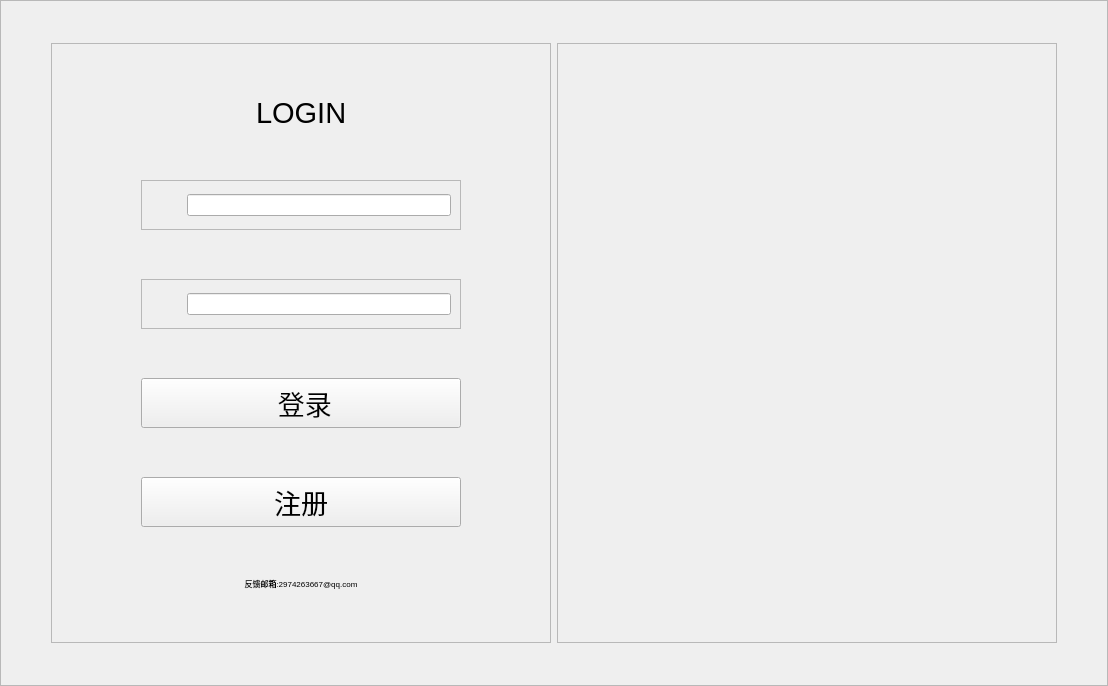
<?xml version="1.0" encoding="UTF-8"?>
<ui version="4.0">
 <class>Client</class>
 <widget class="QWidget" name="Client">
  <property name="geometry">
   <rect>
    <x>0</x>
    <y>0</y>
    <width>1108</width>
    <height>686</height>
   </rect>
  </property>
  <property name="windowTitle">
   <string>Client</string>
  </property>
  <layout class="QGridLayout" name="gridLayout_5">
   <property name="leftMargin">
    <number>0</number>
   </property>
   <property name="topMargin">
    <number>0</number>
   </property>
   <property name="rightMargin">
    <number>0</number>
   </property>
   <property name="bottomMargin">
    <number>0</number>
   </property>
   <item row="0" column="0">
    <widget class="QFrame" name="frame_background">
     <property name="frameShape">
      <enum>QFrame::StyledPanel</enum>
     </property>
     <property name="frameShadow">
      <enum>QFrame::Raised</enum>
     </property>
     <layout class="QGridLayout" name="gridLayout_4">
      <property name="leftMargin">
       <number>9</number>
      </property>
      <property name="topMargin">
       <number>9</number>
      </property>
      <property name="rightMargin">
       <number>9</number>
      </property>
      <item row="0" column="0">
       <layout class="QVBoxLayout" name="verticalLayout_2">
        <item>
         <spacer name="verticalSpacer_8">
          <property name="orientation">
           <enum>Qt::Vertical</enum>
          </property>
          <property name="sizeHint" stdset="0">
           <size>
            <width>20</width>
            <height>13</height>
           </size>
          </property>
         </spacer>
        </item>
        <item>
         <layout class="QHBoxLayout" name="horizontalLayout_9">
          <item>
           <spacer name="horizontalSpacer_11">
            <property name="orientation">
             <enum>Qt::Horizontal</enum>
            </property>
            <property name="sizeHint" stdset="0">
             <size>
              <width>40</width>
              <height>20</height>
             </size>
            </property>
           </spacer>
          </item>
          <item>
           <widget class="QFrame" name="frame_login">
            <property name="sizePolicy">
             <sizepolicy hsizetype="Fixed" vsizetype="Fixed">
              <horstretch>0</horstretch>
              <verstretch>0</verstretch>
             </sizepolicy>
            </property>
            <property name="minimumSize">
             <size>
              <width>500</width>
              <height>600</height>
             </size>
            </property>
            <property name="maximumSize">
             <size>
              <width>500</width>
              <height>600</height>
             </size>
            </property>
            <property name="frameShape">
             <enum>QFrame::StyledPanel</enum>
            </property>
            <property name="frameShadow">
             <enum>QFrame::Raised</enum>
            </property>
            <layout class="QGridLayout" name="gridLayout_3">
             <item row="0" column="0">
              <layout class="QVBoxLayout" name="verticalLayout">
               <item>
                <spacer name="verticalSpacer">
                 <property name="orientation">
                  <enum>Qt::Vertical</enum>
                 </property>
                 <property name="sizeHint" stdset="0">
                  <size>
                   <width>20</width>
                   <height>40</height>
                  </size>
                 </property>
                </spacer>
               </item>
               <item>
                <layout class="QHBoxLayout" name="horizontalLayout">
                 <item>
                  <spacer name="horizontalSpacer">
                   <property name="orientation">
                    <enum>Qt::Horizontal</enum>
                   </property>
                   <property name="sizeHint" stdset="0">
                    <size>
                     <width>40</width>
                     <height>20</height>
                    </size>
                   </property>
                  </spacer>
                 </item>
                 <item>
                  <widget class="QLabel" name="label_login">
                   <property name="sizePolicy">
                    <sizepolicy hsizetype="Preferred" vsizetype="Preferred">
                     <horstretch>0</horstretch>
                     <verstretch>0</verstretch>
                    </sizepolicy>
                   </property>
                   <property name="font">
                    <font>
                     <family>Arial</family>
                     <pointsize>22</pointsize>
                    </font>
                   </property>
                   <property name="text">
                    <string>LOGIN</string>
                   </property>
                  </widget>
                 </item>
                 <item>
                  <spacer name="horizontalSpacer_2">
                   <property name="orientation">
                    <enum>Qt::Horizontal</enum>
                   </property>
                   <property name="sizeHint" stdset="0">
                    <size>
                     <width>40</width>
                     <height>20</height>
                    </size>
                   </property>
                  </spacer>
                 </item>
                </layout>
               </item>
               <item>
                <spacer name="verticalSpacer_2">
                 <property name="orientation">
                  <enum>Qt::Vertical</enum>
                 </property>
                 <property name="sizeHint" stdset="0">
                  <size>
                   <width>20</width>
                   <height>18</height>
                  </size>
                 </property>
                </spacer>
               </item>
               <item>
                <layout class="QHBoxLayout" name="horizontalLayout_4">
                 <item>
                  <spacer name="horizontalSpacer_3">
                   <property name="orientation">
                    <enum>Qt::Horizontal</enum>
                   </property>
                   <property name="sizeType">
                    <enum>QSizePolicy::Fixed</enum>
                   </property>
                   <property name="sizeHint" stdset="0">
                    <size>
                     <width>80</width>
                     <height>20</height>
                    </size>
                   </property>
                  </spacer>
                 </item>
                 <item>
                  <widget class="QFrame" name="frame_user_name">
                   <property name="frameShape">
                    <enum>QFrame::StyledPanel</enum>
                   </property>
                   <property name="frameShadow">
                    <enum>QFrame::Raised</enum>
                   </property>
                   <layout class="QGridLayout" name="gridLayout">
                    <item row="0" column="0">
                     <layout class="QHBoxLayout" name="horizontalLayout_3">
                      <item>
                       <widget class="QLabel" name="label_user_name">
                        <property name="sizePolicy">
                         <sizepolicy hsizetype="Fixed" vsizetype="Fixed">
                          <horstretch>0</horstretch>
                          <verstretch>0</verstretch>
                         </sizepolicy>
                        </property>
                        <property name="minimumSize">
                         <size>
                          <width>30</width>
                          <height>30</height>
                         </size>
                        </property>
                        <property name="maximumSize">
                         <size>
                          <width>30</width>
                          <height>30</height>
                         </size>
                        </property>
                        <property name="text">
                         <string/>
                        </property>
                       </widget>
                      </item>
                      <item>
                       <widget class="QLineEdit" name="username"/>
                      </item>
                     </layout>
                    </item>
                   </layout>
                  </widget>
                 </item>
                 <item>
                  <spacer name="horizontalSpacer_4">
                   <property name="orientation">
                    <enum>Qt::Horizontal</enum>
                   </property>
                   <property name="sizeType">
                    <enum>QSizePolicy::Fixed</enum>
                   </property>
                   <property name="sizeHint" stdset="0">
                    <size>
                     <width>80</width>
                     <height>20</height>
                    </size>
                   </property>
                  </spacer>
                 </item>
                </layout>
               </item>
               <item>
                <spacer name="verticalSpacer_3">
                 <property name="orientation">
                  <enum>Qt::Vertical</enum>
                 </property>
                 <property name="sizeHint" stdset="0">
                  <size>
                   <width>20</width>
                   <height>18</height>
                  </size>
                 </property>
                </spacer>
               </item>
               <item>
                <layout class="QHBoxLayout" name="horizontalLayout_5">
                 <item>
                  <spacer name="horizontalSpacer_5">
                   <property name="orientation">
                    <enum>Qt::Horizontal</enum>
                   </property>
                   <property name="sizeType">
                    <enum>QSizePolicy::Fixed</enum>
                   </property>
                   <property name="sizeHint" stdset="0">
                    <size>
                     <width>80</width>
                     <height>20</height>
                    </size>
                   </property>
                  </spacer>
                 </item>
                 <item>
                  <widget class="QFrame" name="frame_pwd">
                   <property name="frameShape">
                    <enum>QFrame::StyledPanel</enum>
                   </property>
                   <property name="frameShadow">
                    <enum>QFrame::Raised</enum>
                   </property>
                   <layout class="QGridLayout" name="gridLayout_2">
                    <item row="0" column="0">
                     <layout class="QHBoxLayout" name="horizontalLayout_6">
                      <item>
                       <widget class="QLabel" name="label_pwd">
                        <property name="sizePolicy">
                         <sizepolicy hsizetype="Fixed" vsizetype="Fixed">
                          <horstretch>0</horstretch>
                          <verstretch>0</verstretch>
                         </sizepolicy>
                        </property>
                        <property name="minimumSize">
                         <size>
                          <width>30</width>
                          <height>30</height>
                         </size>
                        </property>
                        <property name="maximumSize">
                         <size>
                          <width>30</width>
                          <height>30</height>
                         </size>
                        </property>
                        <property name="text">
                         <string/>
                        </property>
                       </widget>
                      </item>
                      <item>
                       <widget class="QLineEdit" name="password"/>
                      </item>
                     </layout>
                    </item>
                   </layout>
                  </widget>
                 </item>
                 <item>
                  <spacer name="horizontalSpacer_6">
                   <property name="orientation">
                    <enum>Qt::Horizontal</enum>
                   </property>
                   <property name="sizeType">
                    <enum>QSizePolicy::Fixed</enum>
                   </property>
                   <property name="sizeHint" stdset="0">
                    <size>
                     <width>80</width>
                     <height>20</height>
                    </size>
                   </property>
                  </spacer>
                 </item>
                </layout>
               </item>
               <item>
                <spacer name="verticalSpacer_4">
                 <property name="orientation">
                  <enum>Qt::Vertical</enum>
                 </property>
                 <property name="sizeHint" stdset="0">
                  <size>
                   <width>20</width>
                   <height>18</height>
                  </size>
                 </property>
                </spacer>
               </item>
               <item>
                <layout class="QHBoxLayout" name="horizontalLayout_7">
                 <item>
                  <spacer name="horizontalSpacer_7">
                   <property name="orientation">
                    <enum>Qt::Horizontal</enum>
                   </property>
                   <property name="sizeHint" stdset="0">
                    <size>
                     <width>40</width>
                     <height>20</height>
                    </size>
                   </property>
                  </spacer>
                 </item>
                 <item>
                  <widget class="QPushButton" name="btn_login">
                   <property name="sizePolicy">
                    <sizepolicy hsizetype="Fixed" vsizetype="Fixed">
                     <horstretch>0</horstretch>
                     <verstretch>0</verstretch>
                    </sizepolicy>
                   </property>
                   <property name="minimumSize">
                    <size>
                     <width>320</width>
                     <height>50</height>
                    </size>
                   </property>
                   <property name="maximumSize">
                    <size>
                     <width>320</width>
                     <height>50</height>
                    </size>
                   </property>
                   <property name="font">
                    <font>
                     <family>Arial</family>
                     <pointsize>20</pointsize>
                    </font>
                   </property>
                   <property name="text">
                    <string> 登录</string>
                   </property>
                  </widget>
                 </item>
                 <item>
                  <spacer name="horizontalSpacer_8">
                   <property name="orientation">
                    <enum>Qt::Horizontal</enum>
                   </property>
                   <property name="sizeHint" stdset="0">
                    <size>
                     <width>40</width>
                     <height>20</height>
                    </size>
                   </property>
                  </spacer>
                 </item>
                </layout>
               </item>
               <item>
                <spacer name="verticalSpacer_5">
                 <property name="orientation">
                  <enum>Qt::Vertical</enum>
                 </property>
                 <property name="sizeHint" stdset="0">
                  <size>
                   <width>20</width>
                   <height>18</height>
                  </size>
                 </property>
                </spacer>
               </item>
               <item>
                <layout class="QHBoxLayout" name="horizontalLayout_8">
                 <item>
                  <spacer name="horizontalSpacer_9">
                   <property name="orientation">
                    <enum>Qt::Horizontal</enum>
                   </property>
                   <property name="sizeHint" stdset="0">
                    <size>
                     <width>40</width>
                     <height>20</height>
                    </size>
                   </property>
                  </spacer>
                 </item>
                 <item>
                  <widget class="QPushButton" name="btn_regist">
                   <property name="sizePolicy">
                    <sizepolicy hsizetype="Fixed" vsizetype="Fixed">
                     <horstretch>0</horstretch>
                     <verstretch>0</verstretch>
                    </sizepolicy>
                   </property>
                   <property name="minimumSize">
                    <size>
                     <width>320</width>
                     <height>50</height>
                    </size>
                   </property>
                   <property name="maximumSize">
                    <size>
                     <width>320</width>
                     <height>50</height>
                    </size>
                   </property>
                   <property name="font">
                    <font>
                     <family>Arial</family>
                     <pointsize>20</pointsize>
                    </font>
                   </property>
                   <property name="text">
                    <string>注册</string>
                   </property>
                  </widget>
                 </item>
                 <item>
                  <spacer name="horizontalSpacer_10">
                   <property name="orientation">
                    <enum>Qt::Horizontal</enum>
                   </property>
                   <property name="sizeHint" stdset="0">
                    <size>
                     <width>40</width>
                     <height>20</height>
                    </size>
                   </property>
                  </spacer>
                 </item>
                </layout>
               </item>
               <item>
                <spacer name="verticalSpacer_6">
                 <property name="orientation">
                  <enum>Qt::Vertical</enum>
                 </property>
                 <property name="sizeHint" stdset="0">
                  <size>
                   <width>20</width>
                   <height>18</height>
                  </size>
                 </property>
                </spacer>
               </item>
               <item>
                <widget class="QLabel" name="label">
                 <property name="font">
                  <font>
                   <family>Arial</family>
                   <pointsize>6</pointsize>
                  </font>
                 </property>
                 <property name="text">
                  <string>反馈邮箱:2974263667@qq.com</string>
                 </property>
                 <property name="alignment">
                  <set>Qt::AlignCenter</set>
                 </property>
                </widget>
               </item>
               <item>
                <spacer name="verticalSpacer_7">
                 <property name="orientation">
                  <enum>Qt::Vertical</enum>
                 </property>
                 <property name="sizeHint" stdset="0">
                  <size>
                   <width>20</width>
                   <height>18</height>
                  </size>
                 </property>
                </spacer>
               </item>
              </layout>
             </item>
            </layout>
           </widget>
          </item>
          <item>
           <widget class="QFrame" name="frame_pic">
            <property name="sizePolicy">
             <sizepolicy hsizetype="Fixed" vsizetype="Fixed">
              <horstretch>0</horstretch>
              <verstretch>0</verstretch>
             </sizepolicy>
            </property>
            <property name="minimumSize">
             <size>
              <width>500</width>
              <height>600</height>
             </size>
            </property>
            <property name="maximumSize">
             <size>
              <width>500</width>
              <height>600</height>
             </size>
            </property>
            <property name="frameShape">
             <enum>QFrame::StyledPanel</enum>
            </property>
            <property name="frameShadow">
             <enum>QFrame::Raised</enum>
            </property>
           </widget>
          </item>
          <item>
           <spacer name="horizontalSpacer_12">
            <property name="orientation">
             <enum>Qt::Horizontal</enum>
            </property>
            <property name="sizeHint" stdset="0">
             <size>
              <width>28</width>
              <height>17</height>
             </size>
            </property>
           </spacer>
          </item>
         </layout>
        </item>
        <item>
         <spacer name="verticalSpacer_9">
          <property name="orientation">
           <enum>Qt::Vertical</enum>
          </property>
          <property name="sizeHint" stdset="0">
           <size>
            <width>20</width>
            <height>28</height>
           </size>
          </property>
         </spacer>
        </item>
       </layout>
      </item>
     </layout>
    </widget>
   </item>
  </layout>
 </widget>
 <resources/>
 <connections/>
</ui>
